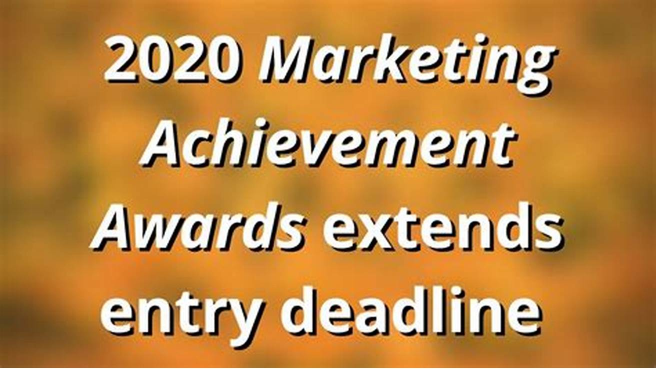
#> input picture cv/3.jpg, 1311 x 737 px (shown at 1/2 size)
$ python owr.py
#> lines starting #> are read from the running program, lines starting #| are printed output that depends on the picture
import cv2
import pytesseract
import numpy as np
from PIL import ImageGrab
import time

pytesseract.pytesseract.tesseract_cmd = "C:\\Program Files\\Tesseract-OCR\\tesseract"
#img = cv2.imread('1.jpeg')
#imgr=img[750:1100,:]
imgr=cv2.imread('3.jpg')
#> imgr is the input picture: shape (737, 1311, 3); mean B, G, R 69.6, 134.4, 187.8
imgr = cv2.cvtColor(imgr,cv2.COLOR_BGR2RGB)
imgr=cv2.resize(imgr,(500,400))
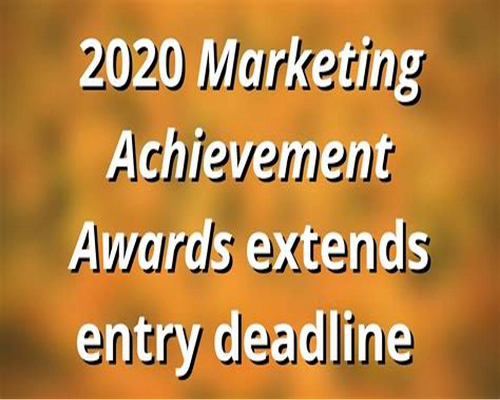
#> imgr: shape (400, 500, 3); mean R, G, B 187.7, 134.4, 69.6

#> (the run stopped early here; a loop or call above may not have finished)

$ run again, with cv/1.jpeg copied over cv/3.jpg
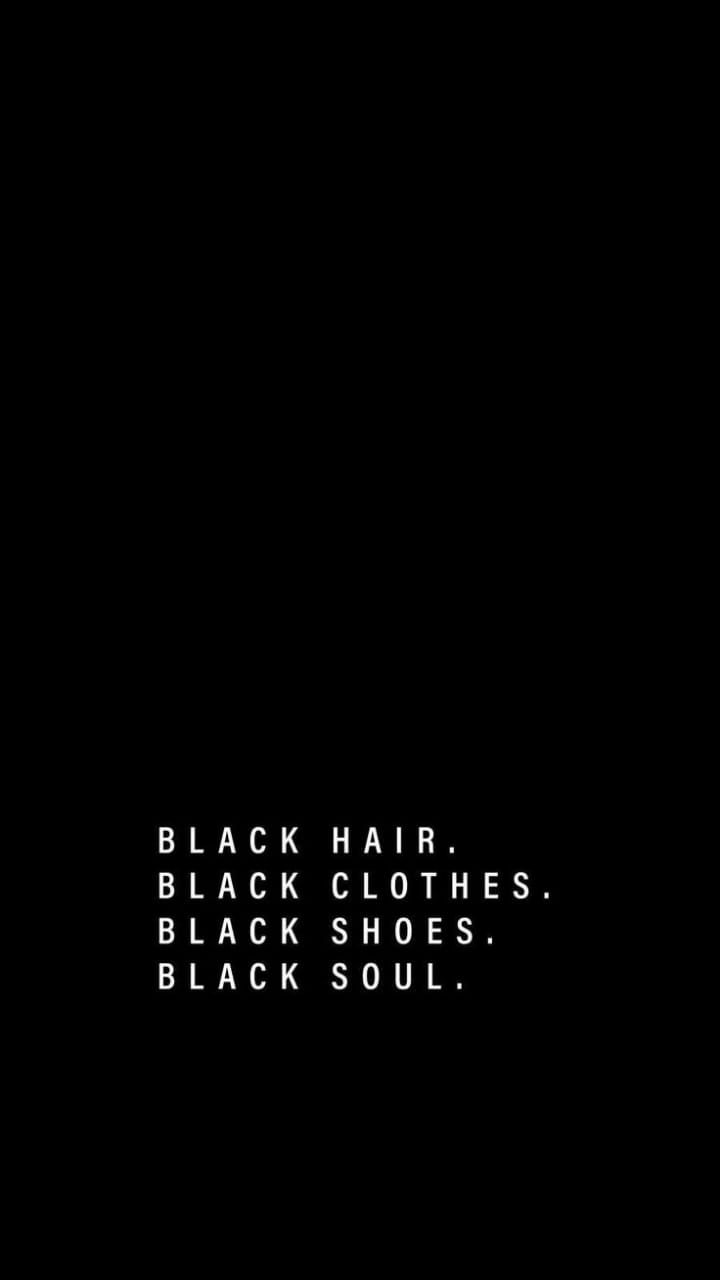
#> input picture cv/1.jpeg, 720 x 1280 px
#> imgr is the input picture: shape (1280, 720, 3); min 0, max 255, mean 2.3
#> `imgr=cv2.resize(imgr,(500,400))`:
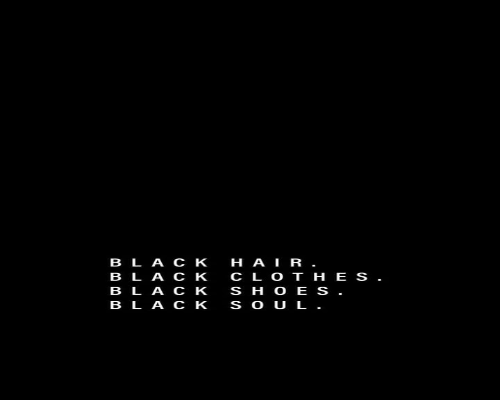
#> imgr: shape (400, 500, 3); min 0, max 255, mean 2.3

$ run again, with cv/1.jpg copied over cv/3.jpg
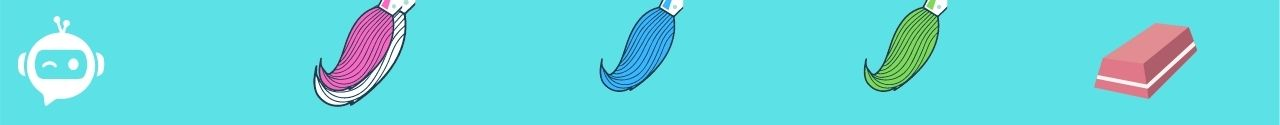
#> input picture cv/1.jpg, 1280 x 125 px
#> imgr is the input picture: shape (125, 1280, 3); mean B, G, R 221.7, 216.1, 101.1
#> `imgr=cv2.resize(imgr,(500,400))`:
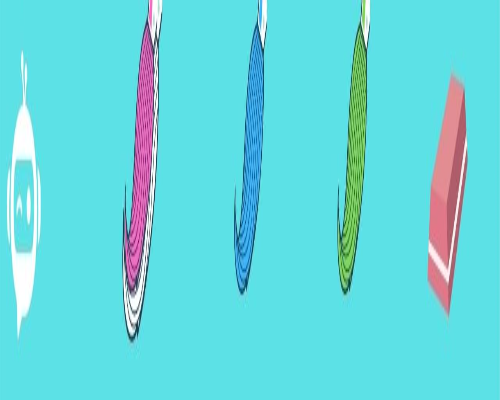
#> imgr: shape (400, 500, 3); mean R, G, B 101.1, 216.1, 221.7

$ run again, with cv/2.jpg copied over cv/3.jpg
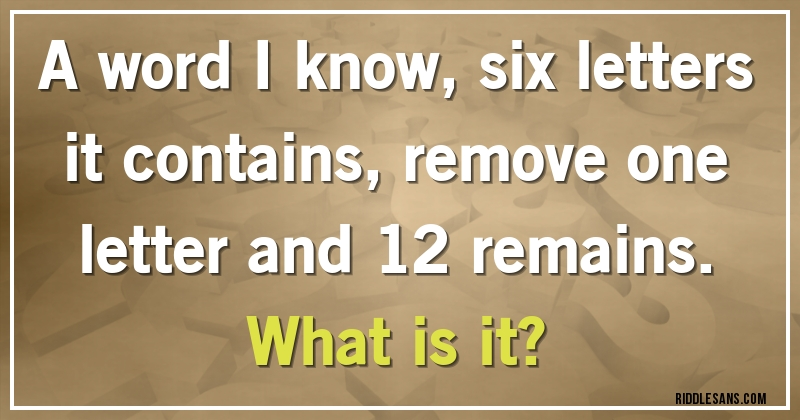
#> input picture cv/2.jpg, 800 x 420 px
#> imgr is the input picture: shape (420, 800, 3); mean B, G, R 121.8, 157.2, 178
#> `imgr=cv2.resize(imgr,(500,400))`:
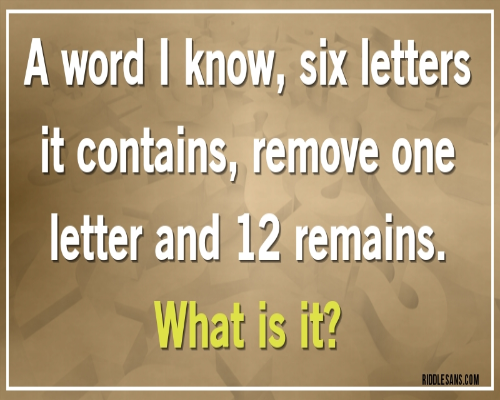
#> imgr: shape (400, 500, 3); mean R, G, B 178, 157.2, 121.9
